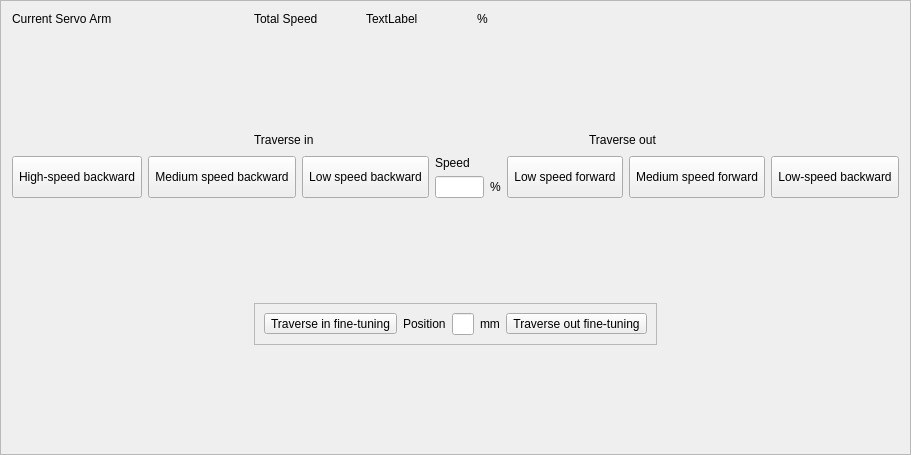
<?xml version="1.0" encoding="UTF-8"?>
<ui version="4.0">
 <class>ServoArmControlFrame</class>
 <widget class="QFrame" name="ServoArmControlFrame">
  <property name="geometry">
   <rect>
    <x>0</x>
    <y>0</y>
    <width>903</width>
    <height>455</height>
   </rect>
  </property>
  <property name="maximumSize">
   <size>
    <width>16777215</width>
    <height>800</height>
   </size>
  </property>
  <property name="windowTitle">
   <string>Frame</string>
  </property>
  <property name="frameShape">
   <enum>QFrame::StyledPanel</enum>
  </property>
  <property name="frameShadow">
   <enum>QFrame::Raised</enum>
  </property>
  <layout class="QGridLayout" name="gridLayout_2">
   <item row="0" column="0">
    <widget class="QLabel" name="currentServoArmLabel">
     <property name="text">
      <string>Current Servo Arm</string>
     </property>
    </widget>
   </item>
   <item row="0" column="1" colspan="2">
    <layout class="QHBoxLayout" name="horizontalLayout_3">
     <item>
      <widget class="QLabel" name="label_4">
       <property name="text">
        <string>Total Speed</string>
       </property>
      </widget>
     </item>
     <item>
      <widget class="QLabel" name="totalRateLabel">
       <property name="text">
        <string>TextLabel</string>
       </property>
      </widget>
     </item>
     <item>
      <widget class="QLabel" name="label_6">
       <property name="text">
        <string>%</string>
       </property>
      </widget>
     </item>
    </layout>
   </item>
   <item row="1" column="2">
    <spacer name="verticalSpacer">
     <property name="orientation">
      <enum>Qt::Vertical</enum>
     </property>
     <property name="sizeHint" stdset="0">
      <size>
       <width>20</width>
       <height>90</height>
      </size>
     </property>
    </spacer>
   </item>
   <item row="2" column="0">
    <spacer name="horizontalSpacer_6">
     <property name="orientation">
      <enum>Qt::Horizontal</enum>
     </property>
     <property name="sizeHint" stdset="0">
      <size>
       <width>181</width>
       <height>20</height>
      </size>
     </property>
    </spacer>
   </item>
   <item row="2" column="1">
    <widget class="QLabel" name="label">
     <property name="text">
      <string>Traverse in</string>
     </property>
    </widget>
   </item>
   <item row="2" column="2">
    <spacer name="horizontalSpacer_5">
     <property name="orientation">
      <enum>Qt::Horizontal</enum>
     </property>
     <property name="sizeHint" stdset="0">
      <size>
       <width>181</width>
       <height>20</height>
      </size>
     </property>
    </spacer>
   </item>
   <item row="2" column="3">
    <widget class="QLabel" name="label_2">
     <property name="text">
      <string>Traverse out</string>
     </property>
    </widget>
   </item>
   <item row="2" column="4">
    <spacer name="horizontalSpacer_7">
     <property name="orientation">
      <enum>Qt::Horizontal</enum>
     </property>
     <property name="sizeHint" stdset="0">
      <size>
       <width>181</width>
       <height>20</height>
      </size>
     </property>
    </spacer>
   </item>
   <item row="3" column="0" colspan="5">
    <layout class="QHBoxLayout" name="horizontalLayout_2">
     <item>
      <widget class="QToolButton" name="highSpeedBackwardToolButton">
       <property name="sizePolicy">
        <sizepolicy hsizetype="Preferred" vsizetype="Preferred">
         <horstretch>0</horstretch>
         <verstretch>0</verstretch>
        </sizepolicy>
       </property>
       <property name="text">
        <string>High-speed backward</string>
       </property>
      </widget>
     </item>
     <item>
      <widget class="QToolButton" name="toolButton_2">
       <property name="sizePolicy">
        <sizepolicy hsizetype="Preferred" vsizetype="Preferred">
         <horstretch>0</horstretch>
         <verstretch>0</verstretch>
        </sizepolicy>
       </property>
       <property name="text">
        <string>Medium speed backward</string>
       </property>
      </widget>
     </item>
     <item>
      <widget class="QToolButton" name="toolButton_3">
       <property name="sizePolicy">
        <sizepolicy hsizetype="Preferred" vsizetype="Preferred">
         <horstretch>0</horstretch>
         <verstretch>0</verstretch>
        </sizepolicy>
       </property>
       <property name="text">
        <string>Low speed backward</string>
       </property>
      </widget>
     </item>
     <item>
      <layout class="QGridLayout" name="gridLayout">
       <item row="0" column="0" colspan="2">
        <widget class="QLabel" name="label_5">
         <property name="text">
          <string>Speed</string>
         </property>
        </widget>
       </item>
       <item row="1" column="0">
        <widget class="QLineEdit" name="lineEdit"/>
       </item>
       <item row="1" column="1">
        <widget class="QLabel" name="label_3">
         <property name="text">
          <string>%</string>
         </property>
        </widget>
       </item>
      </layout>
     </item>
     <item>
      <widget class="QToolButton" name="toolButton_4">
       <property name="sizePolicy">
        <sizepolicy hsizetype="Preferred" vsizetype="Preferred">
         <horstretch>0</horstretch>
         <verstretch>0</verstretch>
        </sizepolicy>
       </property>
       <property name="text">
        <string>Low speed forward</string>
       </property>
      </widget>
     </item>
     <item>
      <widget class="QToolButton" name="toolButton_5">
       <property name="sizePolicy">
        <sizepolicy hsizetype="Preferred" vsizetype="Preferred">
         <horstretch>0</horstretch>
         <verstretch>0</verstretch>
        </sizepolicy>
       </property>
       <property name="text">
        <string>Medium speed forward</string>
       </property>
      </widget>
     </item>
     <item>
      <widget class="QToolButton" name="highSpeedForwardToolButton">
       <property name="sizePolicy">
        <sizepolicy hsizetype="Preferred" vsizetype="Preferred">
         <horstretch>0</horstretch>
         <verstretch>0</verstretch>
        </sizepolicy>
       </property>
       <property name="text">
        <string>Low-speed backward</string>
       </property>
      </widget>
     </item>
    </layout>
   </item>
   <item row="4" column="2">
    <spacer name="verticalSpacer_2">
     <property name="orientation">
      <enum>Qt::Vertical</enum>
     </property>
     <property name="sizeHint" stdset="0">
      <size>
       <width>20</width>
       <height>91</height>
      </size>
     </property>
    </spacer>
   </item>
   <item row="5" column="0">
    <spacer name="horizontalSpacer_3">
     <property name="orientation">
      <enum>Qt::Horizontal</enum>
     </property>
     <property name="sizeHint" stdset="0">
      <size>
       <width>181</width>
       <height>20</height>
      </size>
     </property>
    </spacer>
   </item>
   <item row="5" column="1" colspan="3">
    <widget class="QFrame" name="frame">
     <property name="frameShape">
      <enum>QFrame::StyledPanel</enum>
     </property>
     <property name="frameShadow">
      <enum>QFrame::Raised</enum>
     </property>
     <layout class="QHBoxLayout" name="horizontalLayout">
      <item>
       <widget class="QToolButton" name="ToolButton">
        <property name="text">
         <string>Traverse in fine-tuning</string>
        </property>
       </widget>
      </item>
      <item>
       <spacer name="horizontalSpacer">
        <property name="orientation">
         <enum>Qt::Horizontal</enum>
        </property>
        <property name="sizeHint" stdset="0">
         <size>
          <width>40</width>
          <height>20</height>
         </size>
        </property>
       </spacer>
      </item>
      <item>
       <widget class="QLabel" name="label_8">
        <property name="text">
         <string>Position</string>
        </property>
       </widget>
      </item>
      <item>
       <widget class="QLineEdit" name="lineEdit_2"/>
      </item>
      <item>
       <widget class="QLabel" name="label_7">
        <property name="text">
         <string>mm</string>
        </property>
       </widget>
      </item>
      <item>
       <spacer name="horizontalSpacer_2">
        <property name="orientation">
         <enum>Qt::Horizontal</enum>
        </property>
        <property name="sizeHint" stdset="0">
         <size>
          <width>40</width>
          <height>20</height>
         </size>
        </property>
       </spacer>
      </item>
      <item>
       <widget class="QToolButton" name="toolButton_7">
        <property name="text">
         <string>Traverse out fine-tuning</string>
        </property>
       </widget>
      </item>
     </layout>
    </widget>
   </item>
   <item row="5" column="4">
    <spacer name="horizontalSpacer_4">
     <property name="orientation">
      <enum>Qt::Horizontal</enum>
     </property>
     <property name="sizeHint" stdset="0">
      <size>
       <width>181</width>
       <height>20</height>
      </size>
     </property>
    </spacer>
   </item>
   <item row="6" column="2">
    <spacer name="verticalSpacer_3">
     <property name="orientation">
      <enum>Qt::Vertical</enum>
     </property>
     <property name="sizeHint" stdset="0">
      <size>
       <width>20</width>
       <height>90</height>
      </size>
     </property>
    </spacer>
   </item>
  </layout>
 </widget>
 <resources/>
 <connections/>
</ui>
